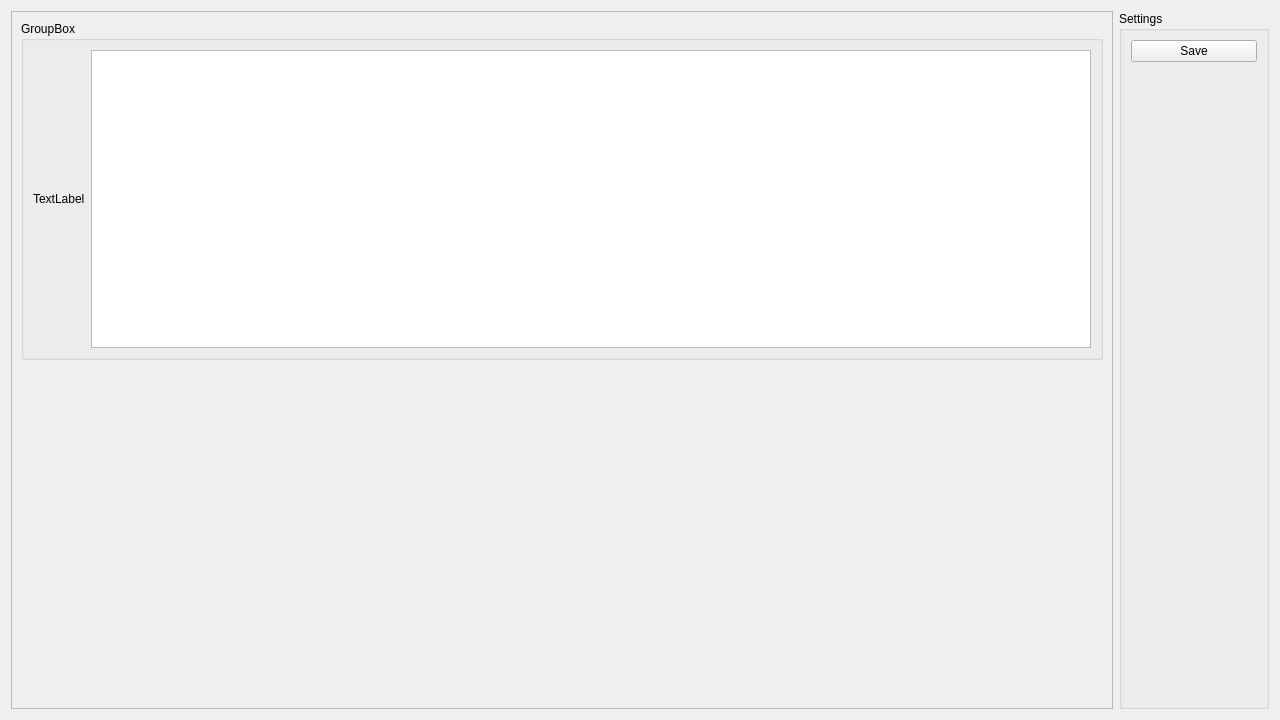
<?xml version="1.0" encoding="UTF-8"?>
<ui version="4.0">
 <class>gacha_comment</class>
 <widget class="QWidget" name="gacha_comment">
  <property name="geometry">
   <rect>
    <x>0</x>
    <y>0</y>
    <width>1280</width>
    <height>720</height>
   </rect>
  </property>
  <property name="windowTitle">
   <string notr="true">Gacha Comments</string>
  </property>
  <layout class="QVBoxLayout" name="verticalLayout_2">
   <item>
    <layout class="QHBoxLayout" name="horizontalLayout_2">
     <item>
      <layout class="QVBoxLayout" name="verticalLayout_4">
       <item>
        <widget class="QScrollArea" name="scrollArea">
         <property name="widgetResizable">
          <bool>true</bool>
         </property>
         <widget class="QWidget" name="scrollAreaWidgetContents_2">
          <property name="geometry">
           <rect>
            <x>0</x>
            <y>0</y>
            <width>1100</width>
            <height>696</height>
           </rect>
          </property>
          <layout class="QVBoxLayout" name="verticalLayout_5">
           <item>
            <widget class="QGroupBox" name="grp_comment_container">
             <property name="title">
              <string notr="true">GroupBox</string>
             </property>
             <layout class="QHBoxLayout" name="horizontalLayout">
              <item>
               <widget class="QLabel" name="lbl_image">
                <property name="text">
                 <string notr="true">TextLabel</string>
                </property>
               </widget>
              </item>
              <item>
               <widget class="QPlainTextEdit" name="txt_comment">
                <property name="plainText">
                 <string notr="true"/>
                </property>
               </widget>
              </item>
             </layout>
            </widget>
           </item>
           <item>
            <spacer name="verticalSpacer">
             <property name="orientation">
              <enum>Qt::Vertical</enum>
             </property>
             <property name="sizeHint" stdset="0">
              <size>
               <width>20</width>
               <height>40</height>
              </size>
             </property>
            </spacer>
           </item>
          </layout>
         </widget>
        </widget>
       </item>
      </layout>
     </item>
     <item>
      <widget class="QGroupBox" name="grp_settings">
       <property name="minimumSize">
        <size>
         <width>150</width>
         <height>0</height>
        </size>
       </property>
       <property name="title">
        <string notr="true">Settings</string>
       </property>
       <layout class="QVBoxLayout" name="verticalLayout_3">
        <item>
         <widget class="QPushButton" name="btn_save">
          <property name="text">
           <string>Save</string>
          </property>
         </widget>
        </item>
        <item>
         <spacer name="verticalSpacer_2">
          <property name="orientation">
           <enum>Qt::Vertical</enum>
          </property>
          <property name="sizeHint" stdset="0">
           <size>
            <width>20</width>
            <height>40</height>
           </size>
          </property>
         </spacer>
        </item>
       </layout>
      </widget>
     </item>
    </layout>
   </item>
  </layout>
 </widget>
 <resources/>
 <connections/>
</ui>
